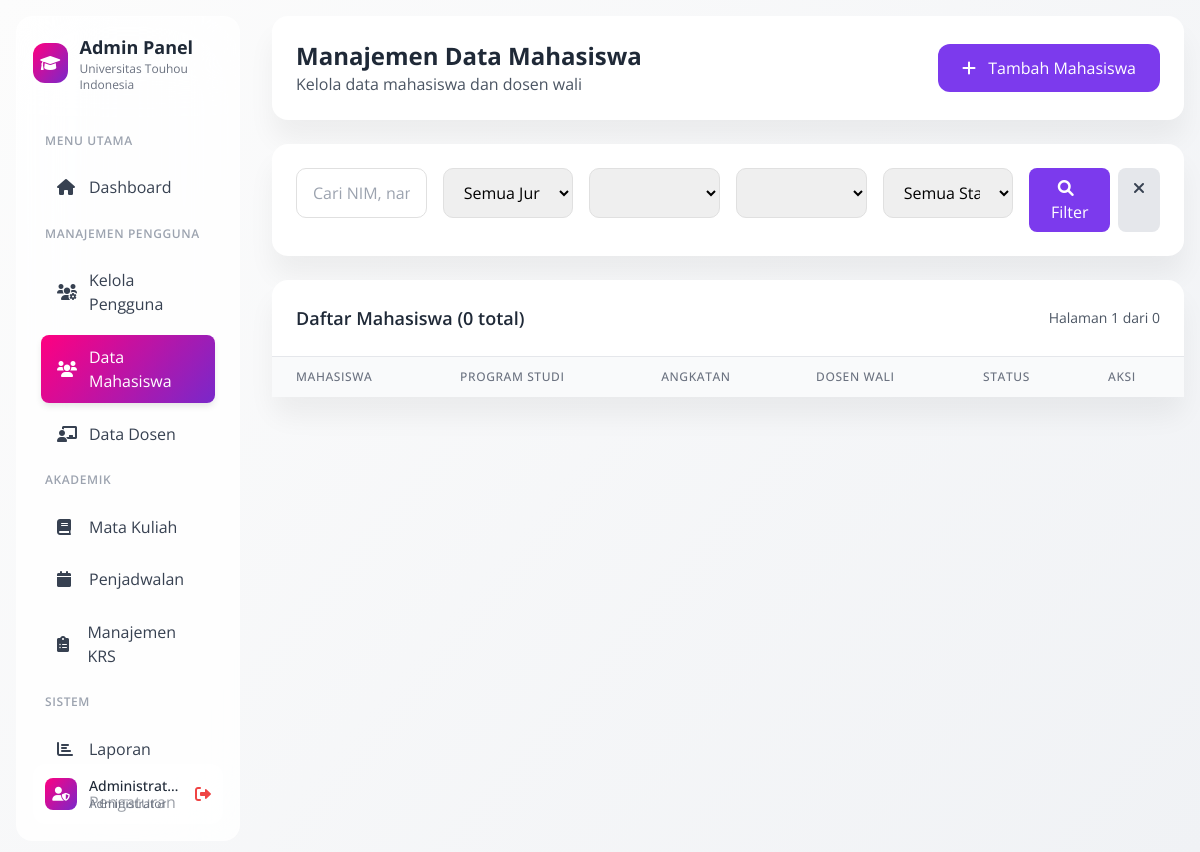
The page /sistem-krs/admin-mahasiswa.php?jurusan=Teknik Informatika (signed in) on the database as committed earlier.
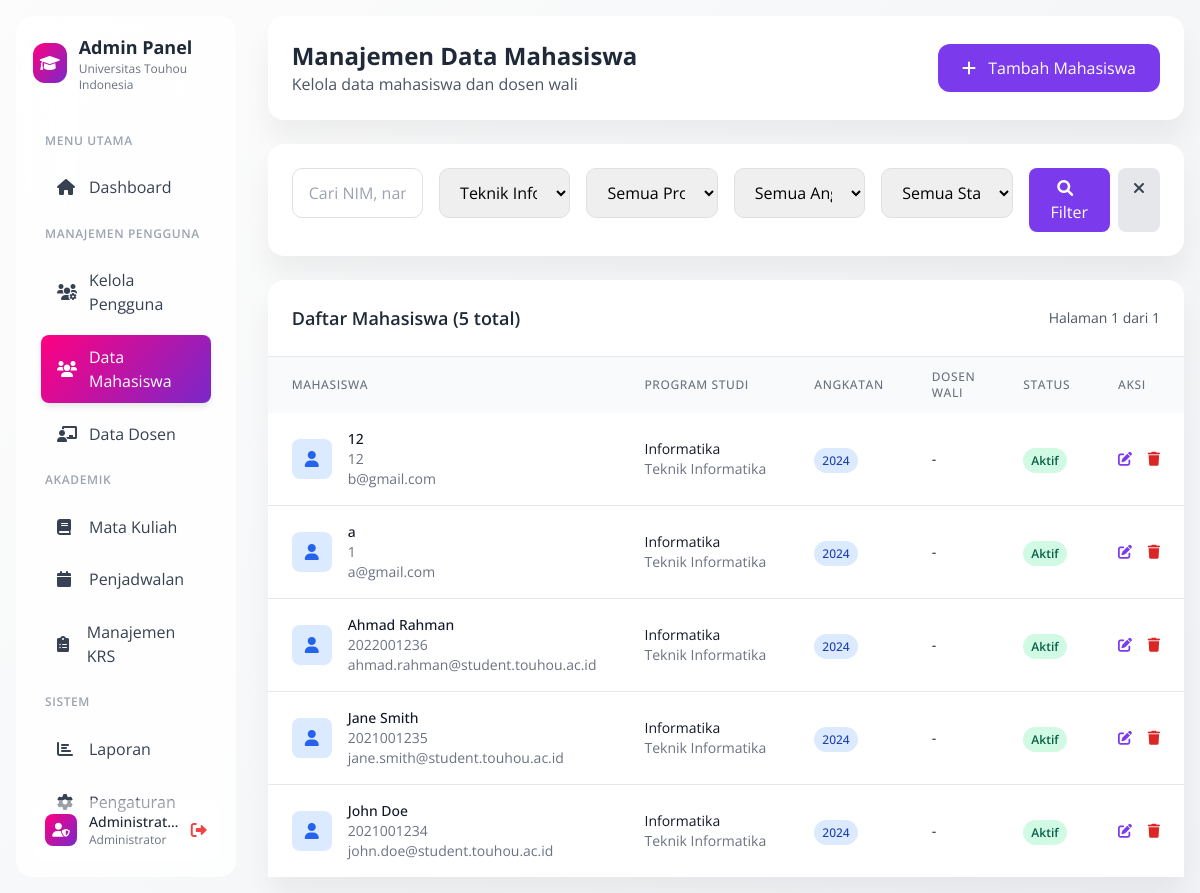
The same page on the database as committed later.
### tables this page shows
CREATE TABLE `mahasiswa` (
  `id_mahasiswa` int(11) NOT NULL,
  `nim` varchar(20) NOT NULL,
  `nama` varchar(100) NOT NULL,
  `tanggal_lahir` date DEFAULT NULL,
  `jenis_kelamin` enum('L','P') DEFAULT NULL,
  `alamat` varchar(255) DEFAULT NULL,
  `nomor_telepon` varchar(15) DEFAULT NULL,
  `email` varchar(100) NOT NULL,
  `foto` varchar(255) DEFAULT NULL,
  `password` varchar(255) NOT NULL,
  `created_at` timestamp NOT NULL DEFAULT current_timestamp(),
  `jurusan` varchar(100) DEFAULT NULL,
  `program_studi` varchar(100) DEFAULT NULL,
  `angkatan` year(4) DEFAULT NULL,
  `semester_aktif` int(11) DEFAULT 1,
  `kelompok_ukt` int(11) DEFAULT 1,
  `dosen_wali` int(11) DEFAULT NULL,
  `status` enum('aktif','nonaktif','cuti','lulus') DEFAULT 'aktif'
);

### sistem-krs/admin-mahasiswa.php (the view, shortened to what the changed rows need)
<?php
$database = new Database();
$conn = $database->getConnection();
$jurusan = $_GET['jurusan'] ?? '';
$program_studi = $_GET['program_studi'] ?? '';
$angkatan = $_GET['angkatan'] ?? '';
$page = $_GET['page'] ?? 1;
$limit = 15;
$offset = ($page - 1) * $limit;
$where_conditions = [];
$params = [];
if (!empty($jurusan)) {
    $where_conditions[] = "m.jurusan = :jurusan";
    $params[':jurusan'] = $jurusan;
}
$where_clause = !empty($where_conditions) ? 'WHERE ' . implode(' AND ', $where_conditions) : '';
$count_query = "SELECT COUNT(*) FROM mahasiswa m $where_clause";
$count_stmt = $conn->prepare($count_query);
foreach ($params as $key => $value) {
    $count_stmt->bindValue($key, $value);
}
$count_stmt->execute();
$total_records = $count_stmt->fetchColumn();
$total_pages = ceil($total_records / $limit);
$query = "SELECT m.*, d.nama_dosen as nama_dosen_wali
          FROM mahasiswa m
          LEFT JOIN dosen d ON m.dosen_wali = d.id_dosen
          $where_clause
          ORDER BY m.nama
          LIMIT :limit OFFSET :offset";
$stmt = $conn->prepare($query);
foreach ($params as $key => $value) {
    $stmt->bindValue($key, $value);
}
$stmt->bindValue(':limit', $limit, PDO::PARAM_INT);
$stmt->bindValue(':offset', $offset, PDO::PARAM_INT);
$stmt->execute();
$mahasiswa_list = $stmt->fetchAll(PDO::FETCH_ASSOC);
$jurusan_query = "SELECT DISTINCT jurusan FROM mahasiswa ORDER BY jurusan";
$jurusan_stmt = $conn->prepare($jurusan_query);
$jurusan_stmt->execute();
$jurusan_list = $jurusan_stmt->fetchAll(PDO::FETCH_COLUMN);
$prodi_query = "SELECT DISTINCT program_studi FROM mahasiswa ORDER BY program_studi";
$prodi_stmt = $conn->prepare($prodi_query);
$prodi_stmt->execute();
$prodi_list = $prodi_stmt->fetchAll(PDO::FETCH_COLUMN);
$angkatan_query = "SELECT DISTINCT angkatan FROM mahasiswa ORDER BY angkatan DESC";
$angkatan_stmt = $conn->prepare($angkatan_query);
$angkatan_stmt->execute();
$angkatan_list = $angkatan_stmt->fetchAll(PDO::FETCH_COLUMN);
?>
<!DOCTYPE html>
<html lang="id">
<head>
    <link href="https://cdn.jsdelivr.net/npm/tailwindcss@2.2.19/dist/tailwind.min.css" rel="stylesheet">
    <link href="https://cdnjs.cloudflare.com/ajax/libs/font-awesome/6.0.0/css/all.min.css" rel="stylesheet">
</head>
<body class="bg-gray-50">
    <div class="flex min-h-screen">
        <div class="w-64 p-4">
            <div class="sidebar-soft h-full p-4">
                <div class="flex items-center gap-3 mb-8">
                    <div>
                        <h2 class="text-lg font-bold text-gray-800">Admin Panel</h2>
                    </div>
                </div>
            </div>
        </div>
        <div class="flex-1 p-4">
            <div class="card mb-6">
                <div class="p-6">
                    <div class="flex items-center justify-between">
                        <div>
                            <h1 class="text-2xl font-bold text-gray-800">Manajemen Data Mahasiswa</h1>
                        </div>
                    </div>
                </div>
            </div>
            <div class="card mb-6">
                <div class="p-6">
                    <form method="GET" class="grid grid-cols-1 md:grid-cols-6 gap-4">
                        <div>
                            <select name="jurusan" class="form-input w-full">
                                <option value="">Semua Jurusan</option>
                                <?php foreach ($jurusan_list as $jur): ?>
                                <option value="<?php echo $jur; ?>" <?php echo ($jurusan == $jur) ? 'selected' : ''; ?>>
                                    <?php echo $jur; ?>
                                </option>
                                <?php endforeach; ?>
                            </select>
                        </div>
                        <div>
                            <select name="program_studi" class="form-input w-full">
                                <option value="">Semua Program Studi</option>
                                <?php foreach ($prodi_list as $prodi): ?>
                                <option value="<?php echo $prodi; ?>"
                                    <?php echo ($program_studi == $prodi) ? 'selected' : ''; ?>>
                                </option>
                                <?php endforeach; ?>
                            </select>
                        </div>
                        <div>
                            <select name="angkatan" class="form-input w-full">
                                <option value="">Semua Angkatan</option>
                                <?php foreach ($angkatan_list as $ang): ?>
                                <option value="<?php echo $ang; ?>"
                                    <?php echo ($angkatan == $ang) ? 'selected' : ''; ?>>
                                </option>
                                <?php endforeach; ?>
                            </select>
                        </div>
                    </form>
                </div>
            </div>
            <div class="card">
                <div class="p-6 border-b">
                    <div class="flex justify-between items-center">
                        <h3 class="text-lg font-semibold text-gray-800">
                            Daftar Mahasiswa (<?php echo $total_records; ?> total)
                        </h3>
                        <div class="text-sm text-gray-600">
                            Halaman <?php echo $page; ?> dari <?php echo $total_pages; ?>
                        </div>
                    </div>
                </div>
                <div class="overflow-x-auto">
                    <table class="w-full">
                        <thead class="bg-gray-50">
                            <tr>
                                <th
                                    class="px-6 py-3 text-left text-xs font-medium text-gray-500 uppercase tracking-wider">
                                    Mahasiswa</th>
                                <th
                                    class="px-6 py-3 text-left text-xs font-medium text-gray-500 uppercase tracking-wider">
                                    Program Studi</th>
                                <th
                                    class="px-6 py-3 text-left text-xs font-medium text-gray-500 uppercase tracking-wider">
                                    Angkatan</th>
                                <th
                                    class="px-6 py-3 text-left text-xs font-medium text-gray-500 uppercase tracking-wider">
                                    Dosen Wali</th>
                                <th
                                    class="px-6 py-3 text-left text-xs font-medium text-gray-500 uppercase tracking-wider">
                                    Status</th>
                                <th
                                    class="px-6 py-3 text-left text-xs font-medium text-gray-500 uppercase tracking-wider">
                                    Aksi</th>
                            </tr>
                        </thead>
                        <tbody class="bg-white divide-y divide-gray-200">
                            <?php foreach ($mahasiswa_list as $mhs): ?>
                            <tr class="hover:bg-gray-50">
                                <td class="px-6 py-4 whitespace-nowrap">
                                    <div class="flex items-center">
                                        <div class="w-10 h-10 bg-blue-100 rounded-lg flex items-center justify-center">
                                            <i class="fas fa-user text-blue-600"></i>
                                        </div>
                                        <div class="ml-4">
                                            <div class="text-sm font-medium text-gray-900"><?php echo $mhs['nama']; ?>
                                            </div>
                                            <div class="text-sm text-gray-500"><?php echo $mhs['nim']; ?></div>
                                            <div class="text-sm text-gray-500"><?php echo $mhs['email']; ?></div>
                                        </div>
                                    </div>
                                </td>
                                <td class="px-6 py-4 whitespace-nowrap">
                                    <div class="text-sm text-gray-900"><?php echo $mhs['program_studi']; ?></div>
                                    <div class="text-sm text-gray-500"><?php echo $mhs['jurusan']; ?></div>
                                </td>
                                <td class="px-6 py-4 whitespace-nowrap">
                                    <span class="px-2 py-1 bg-blue-100 text-blue-800 rounded-full text-xs font-medium">
                                        <?php echo $mhs['angkatan']; ?>
                                    </span>
                                </td>
                                <td class="px-6 py-4 whitespace-nowrap text-sm text-gray-900">
                                    <?php echo $mhs['nama_dosen_wali'] ?: '-'; ?>
                                </td>
                                <td class="px-6 py-4 whitespace-nowrap">
                                    <span class="px-2 py-1 text-xs font-semibold rounded-full
                                        <?php
                                        switch($mhs['status']) {
                                            case 'aktif': echo 'bg-green-100 text-green-800'; break;
                                        }
                                        ?>">
                                        <?php echo ucfirst($mhs['status']); ?>
                                    </span>
                                </td>
                                <td class="px-6 py-4 whitespace-nowrap text-sm font-medium">
                                    <button onclick="editMahasiswa(<?php echo htmlspecialchars(json_encode($mhs)); ?>)"
                                        class="text-purple-600 hover:text-purple-900 mr-3">
                                        <i class="fas fa-edit"></i>
                                    </button>
                                    <button
                                        onclick="deleteMahasiswa(<?php echo $mhs['id_mahasiswa']; ?>, '<?php echo $mhs['nama']; ?>')"
                                        class="text-red-600 hover:text-red-900">
                                        <i class="fas fa-trash"></i>
                                    </button>
                                </td>
                            </tr>
                            <?php endforeach; ?>
                        </tbody>
                    </table>
                </div>
            </div>
        </div>
    </div>
</body>
</html>

Rows that differ between the two databases and show on the page:
added mahasiswa: nama "12", nim "12", email "b@gmail.com", program_studi "Informatika", jurusan "Teknik Informatika", angkatan "2024", nama_dosen_wali "-", status "Aktif"
now on this page (row edited): mahasiswa: nama "a", nim "1", email "a@gmail.com", program_studi "Informatika", jurusan "Teknik Informatika", angkatan "2024", nama_dosen_wali "-", status "Aktif"
now on this page (row edited): mahasiswa: nama "Ahmad Rahman", nim "2022001236", email "ahmad.rahman@student.touhou.ac.id", program_studi "Informatika", jurusan "Teknik Informatika", angkatan "2024", nama_dosen_wali "-", status "Aktif"
now on this page (row edited): mahasiswa: nama "Jane Smith", nim "2021001235", email "jane.smith@student.touhou.ac.id", program_studi "Informatika", jurusan "Teknik Informatika", angkatan "2024", nama_dosen_wali "-", status "Aktif"
now on this page (row edited): mahasiswa: nama "John Doe", nim "2021001234", email "john.doe@student.touhou.ac.id", program_studi "Informatika", jurusan "Teknik Informatika", angkatan "2024", nama_dosen_wali "-", status "Aktif"
Other text that changed with them:
form field jurusan: "Semua Jurusan" → "Teknik Informatika"
form field program_studi: (not shown) → "Semua Program Studi"
form field angkatan: (not shown) → "Semua Angkatan"
$total_records: "0" → "5"
$total_pages: "0" → "1"
